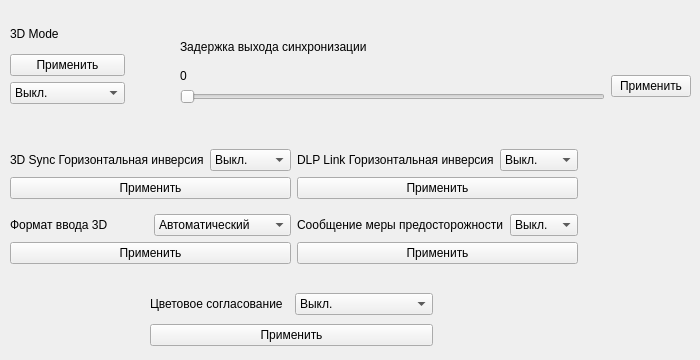
    <widget class="QWidget" name="tab_2">
     <attribute name="title">
      <string>Настройки 3D</string>
     </attribute>
     <widget class="QWidget" name="layoutWidget_3">
      <property name="geometry">
       <rect>
        <x>150</x>
        <y>290</y>
        <width>283</width>
        <height>61</height>
       </rect>
      </property>
      <layout class="QVBoxLayout" name="verticalLayout_15">
       <item>
        <layout class="QHBoxLayout" name="horizontalLayout_14">
         <item>
          <widget class="QLabel" name="label_12">
           <property name="text">
            <string>Цветовое согласование</string>
           </property>
          </widget>
         </item>
         <item>
          <widget class="QComboBox" name="comboBox_7">
           <item>
            <property name="text">
             <string>Выкл.</string>
            </property>
           </item>
           <item>
            <property name="text">
             <string>3 цвета</string>
            </property>
           </item>
           <item>
            <property name="text">
             <string>7 цветов</string>
            </property>
           </item>
           <item>
            <property name="text">
             <string>Измеренное</string>
            </property>
           </item>
          </widget>
         </item>
        </layout>
       </item>
       <item>
        <widget class="QPushButton" name="pushButton_11">
         <property name="text">
          <string>Применить</string>
         </property>
        </widget>
       </item>
      </layout>
     </widget>
     <widget class="QWidget" name="layoutWidget">
      <property name="geometry">
       <rect>
        <x>10</x>
        <y>20</y>
        <width>115</width>
        <height>84</height>
       </rect>
      </property>
      <layout class="QVBoxLayout" name="verticalLayout_7">
       <item>
        <widget class="QLabel" name="label_5">
         <property name="text">
          <string>3D Mode</string>
         </property>
        </widget>
       </item>
       <item>
        <layout class="QVBoxLayout" name="verticalLayout_4">
         <item>
          <widget class="QPushButton" name="pushButton_5">
           <property name="text">
            <string>Применить</string>
           </property>
          </widget>
         </item>
         <item>
          <widget class="QComboBox" name="comboBox_2">
           <item>
            <property name="text">
             <string>Выкл.</string>
            </property>
           </item>
           <item>
            <property name="text">
             <string>Включить всё</string>
            </property>
           </item>
           <item>
            <property name="text">
             <string>3D Sync</string>
            </property>
           </item>
           <item>
            <property name="text">
             <string>DLP Link</string>
            </property>
           </item>
          </widget>
         </item>
        </layout>
       </item>
      </layout>
     </widget>
     <widget class="QWidget" name="layoutWidget">
      <property name="geometry">
       <rect>
        <x>180</x>
        <y>30</y>
        <width>511</width>
        <height>74</height>
       </rect>
      </property>
      <layout class="QVBoxLayout" name="verticalLayout_9">
       <item>
        <widget class="QLabel" name="label_6">
         <property name="text">
          <string>Задержка выхода синхронизации</string>
         </property>
        </widget>
       </item>
       <item>
        <layout class="QHBoxLayout" name="horizontalLayout_7">
         <item>
          <layout class="QVBoxLayout" name="verticalLayout_8">
           <item>
            <widget class="QLabel" name="label_7">
             <property name="text">
              <string>0</string>
             </property>
            </widget>
           </item>
           <item>
            <widget class="QSlider" name="horizontalSlider_3">
             <property name="maximum">
              <number>25000</number>
             </property>
             <property name="orientation">
              <enum>Qt::Horizontal</enum>
             </property>
            </widget>
           </item>
          </layout>
         </item>
         <item>
          <widget class="QPushButton" name="pushButton_6">
           <property name="text">
            <string>Применить</string>
           </property>
          </widget>
         </item>
        </layout>
       </item>
      </layout>
     </widget>
     <widget class="QWidget" name="layoutWidget">
      <property name="geometry">
       <rect>
        <x>10</x>
        <y>140</y>
        <width>568</width>
        <height>135</height>
       </rect>
      </property>
      <layout class="QVBoxLayout" name="verticalLayout_14">
       <item>
        <layout class="QHBoxLayout" name="horizontalLayout_13">
         <item>
          <layout class="QVBoxLayout" name="verticalLayout_10">
           <item>
            <layout class="QHBoxLayout" name="horizontalLayout_8">
             <item>
              <widget class="QLabel" name="label_8">
               <property name="text">
                <string>3D Sync Горизонтальная инверсия</string>
               </property>
              </widget>
             </item>
             <item>
              <widget class="QComboBox" name="comboBox_3">
               <item>
                <property name="text">
                 <string>Выкл.</string>
                </property>
               </item>
               <item>
                <property name="text">
                 <string>Вкл.</string>
                </property>
               </item>
              </widget>
             </item>
            </layout>
           </item>
           <item>
            <widget class="QPushButton" name="pushButton_7">
             <property name="text">
              <string>Применить</string>
             </property>
            </widget>
           </item>
          </layout>
         </item>
         <item>
          <layout class="QVBoxLayout" name="verticalLayout_11">
           <item>
            <layout class="QHBoxLayout" name="horizontalLayout_9">
             <item>
              <widget class="QLabel" name="label_9">
               <property name="text">
                <string>DLP Link Горизонтальная инверсия</string>
               </property>
              </widget>
             </item>
             <item>
              <widget class="QComboBox" name="comboBox_4">
               <item>
                <property name="text">
                 <string>Выкл.</string>
                </property>
               </item>
               <item>
                <property name="text">
                 <string>Вкл.</string>
                </property>
               </item>
              </widget>
             </item>
            </layout>
           </item>
           <item>
            <widget class="QPushButton" name="pushButton_8">
             <property name="text">
              <string>Применить</string>
             </property>
            </widget>
           </item>
          </layout>
         </item>
        </layout>
       </item>
       <item>
        <layout class="QHBoxLayout" name="horizontalLayout_12">
         <item>
          <layout class="QVBoxLayout" name="verticalLayout_12">
           <item>
            <layout class="QHBoxLayout" name="horizontalLayout_10">
             <item>
              <widget class="QLabel" name="label_10">
               <property name="text">
                <string>Формат ввода 3D</string>
               </property>
              </widget>
             </item>
             <item>
              <widget class="QComboBox" name="comboBox_5">
               <item>
                <property name="text">
                 <string>Автоматический</string>
                </property>
               </item>
               <item>
                <property name="text">
                 <string>Native (2D)</string>
                </property>
               </item>
               <item>
                <property name="text">
                 <string>Side by side</string>
                </property>
               </item>
               <item>
                <property name="text">
                 <string>Top and bottom</string>
                </property>
               </item>
               <item>
                <property name="text">
                 <string>Frame Sequential</string>
                </property>
               </item>
              </widget>
             </item>
            </layout>
           </item>
           <item>
            <widget class="QPushButton" name="pushButton_9">
             <property name="text">
              <string>Применить</string>
             </property>
            </widget>
           </item>
          </layout>
         </item>
         <item>
          <layout class="QVBoxLayout" name="verticalLayout_13">
           <item>
            <layout class="QHBoxLayout" name="horizontalLayout_11">
             <item>
              <widget class="QLabel" name="label_11">
               <property name="text">
                <string>Сообщение меры предосторожности</string>
               </property>
              </widget>
             </item>
             <item>
              <widget class="QComboBox" name="comboBox_6">
               <item>
                <property name="text">
                 <string>Выкл.</string>
                </property>
               </item>
               <item>
                <property name="text">
                 <string>Вкл.</string>
                </property>
               </item>
              </widget>
             </item>
            </layout>
           </item>
           <item>
            <widget class="QPushButton" name="pushButton_10">
             <property name="text">
              <string>Применить</string>
             </property>
            </widget>
           </item>
          </layout>
         </item>
        </layout>
       </item>
      </layout>
     </widget>
    </widget>
